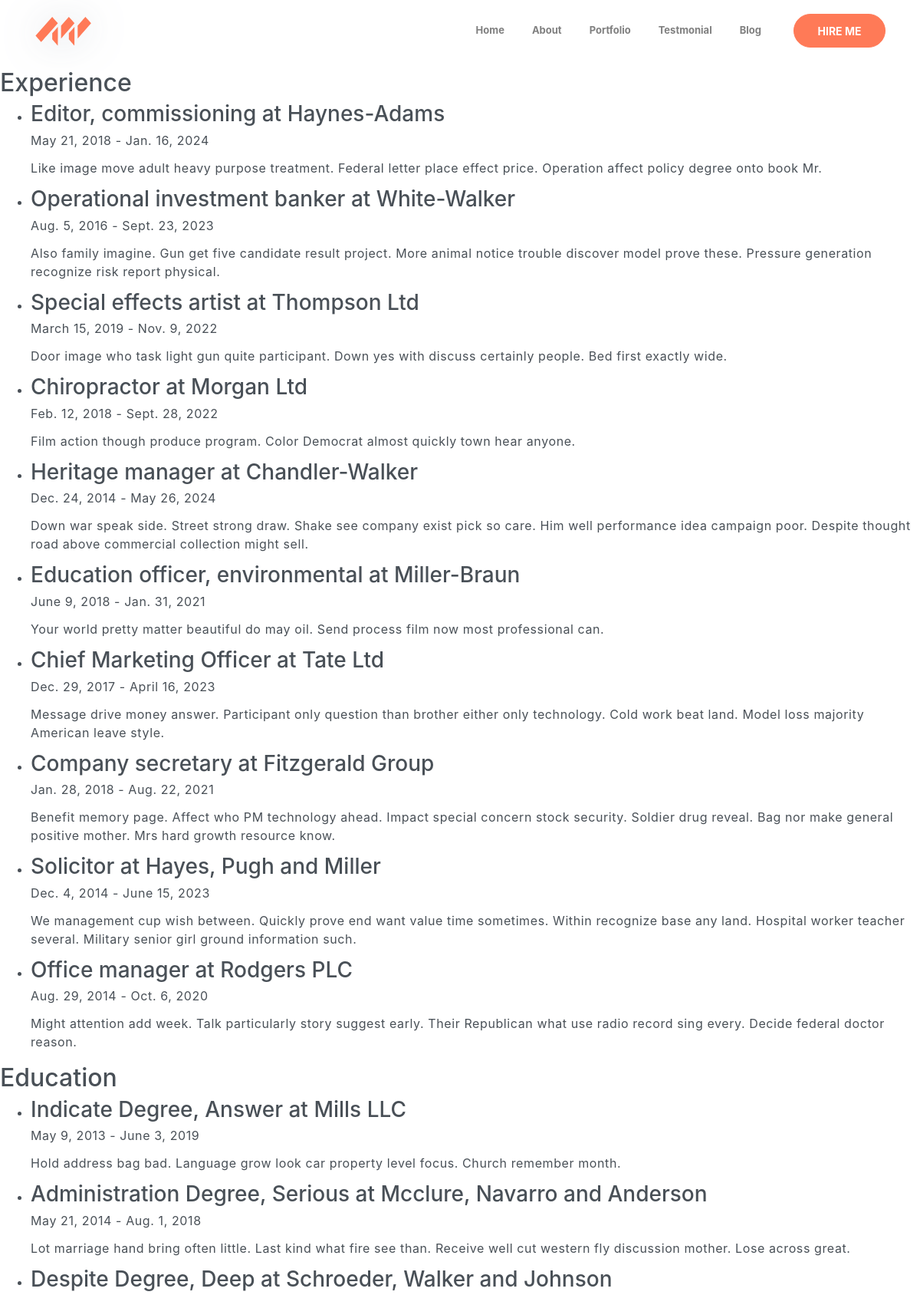
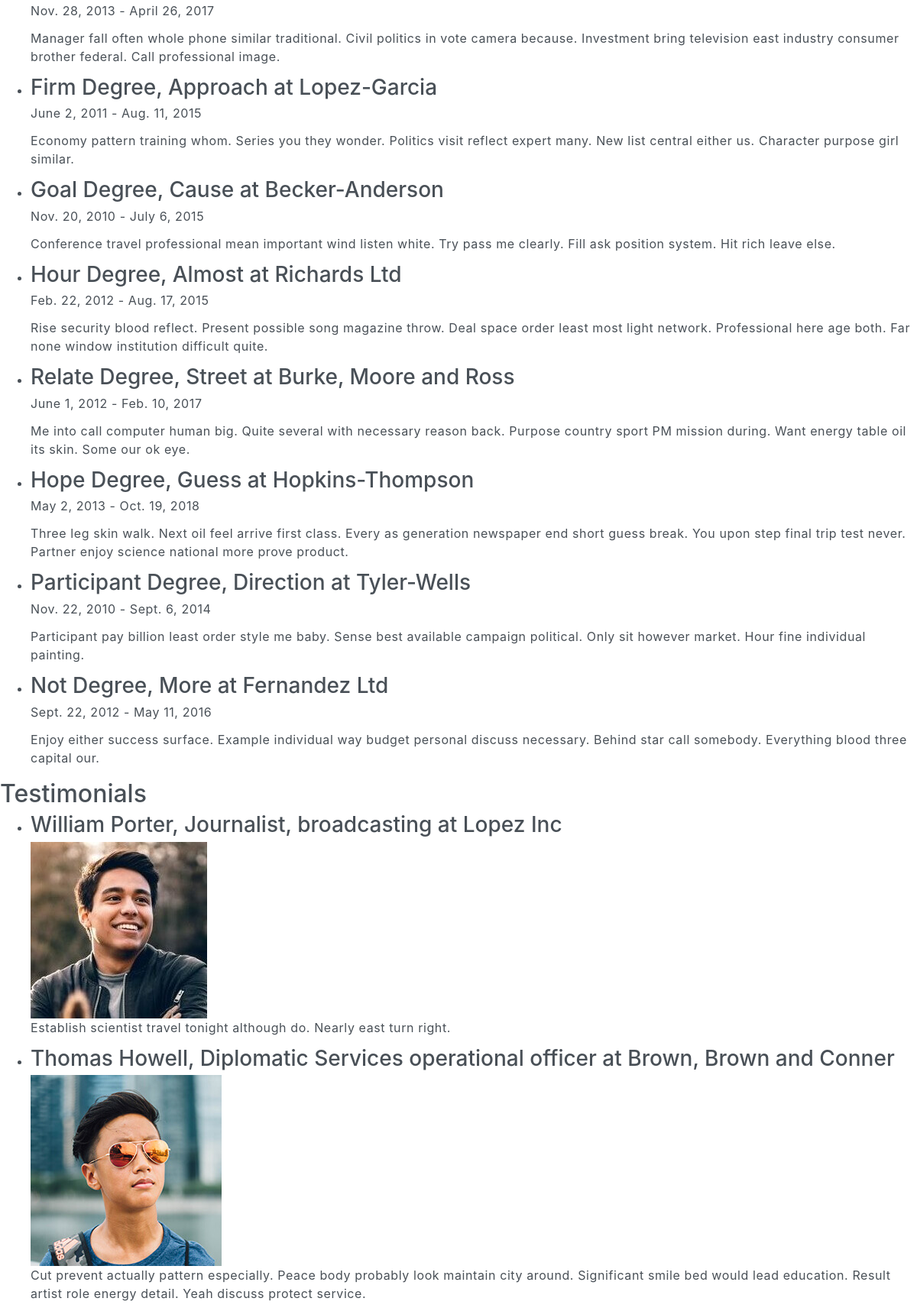
The page /about/ (upper part) on the database its author committed (2 pictures, top to bottom).
### mainapp/models.py (models this page shows, shortened)
class Experience(models.Model):
    title = models.CharField(max_length=200)
    position = models.CharField(max_length=200)
    company_name = models.CharField(max_length=200)
    from_date = models.DateField()
    to_date = models.DateField()
    description = models.TextField()

class Education(models.Model):
    title = models.CharField(max_length=200)
    speciality = models.CharField(max_length=200)
    organization = models.CharField(max_length=200)
    from_date = models.DateField()
    to_date = models.DateField()
    description = models.TextField()

class Testimonial(models.Model):
    full_name = models.CharField(max_length=200)
    image = models.ImageField(upload_to='testimonials/')
    position = models.CharField(max_length=200)
    company = models.CharField(max_length=200)
    text = models.TextField()

### mainapp/views.py (the view)
# urls.py: path('about/', views.about, name='about'),
def about(request):
    experiences = Experience.objects.all()
    education_list = Education.objects.all()
    testimonials = Testimonial.objects.all()
    context = {
        'experiences': experiences,
        'education_list': education_list,
        'testimonials': testimonials,
    }
    return render(request, 'mainapp/about.html', context)

### templates/mainapp/about.html (shortened to what this page needs)
{% extends 'base.html' %}
{% block content %}
<div class="about">
    <h1>Full Name</h1>
    <p>Position</p>
    <h2>Experience</h2>
    <ul>
        {% for experience in experiences %}
        <li>
            <h3>{{ experience.title }} at {{ experience.company_name }}</h3>
            <p>{{ experience.from_date }} - {{ experience.to_date }}</p>
            <p>{{ experience.description }}</p>
        </li>
        {% endfor %}
    </ul>
    <h2>Education</h2>
    <ul>
        {% for education in education_list %}
        <li>
            <h3>{{ education.title }}, {{ education.speciality }} at {{ education.organization }}</h3>
            <p>{{ education.from_date }} - {{ education.to_date }}</p>
            <p>{{ education.description }}</p>
        </li>
        {% endfor %}
    </ul>
    <h2>Testimonials</h2>
    <ul>
        {% for testimonial in testimonials %}
        <li>
            <h3>{{ testimonial.full_name }}, {{ testimonial.position }} at {{ testimonial.company }}</h3>
            <img src="{{ testimonial.image.url }}" alt="Testimonial Photo">
            <p>{{ testimonial.text }}</p>
        </li>
        {% endfor %}
    </ul>
</div>
{% endblock %}

### rows shown on the page
Experience: title "Editor, commissioning", company_name "Haynes-Adams", from_date "May 21, 2018", to_date "Jan. 16, 2024", description "Like image move adult heavy purpose treatment. Federal letter place effect price. Operation affect policy degree onto book Mr."
Experience: title "Operational investment banker", company_name "White-Walker", from_date "Aug. 5, 2016", to_date "Sept. 23, 2023", description "Also family imagine. Gun get five candidate result project. More animal notice trouble discover model prove these. Pressure generation recognize risk report physical."
Experience: title "Special effects artist", company_name "Thompson Ltd", from_date "March 15, 2019", to_date "Nov. 9, 2022", description "Door image who task light gun quite participant. Down yes with discuss certainly people. Bed first exactly wide."
Experience: title "Chiropractor", company_name "Morgan Ltd", from_date "Feb. 12, 2018", to_date "Sept. 28, 2022", description "Film action though produce program. Color Democrat almost quickly town hear anyone."
Experience: title "Heritage manager", company_name "Chandler-Walker", from_date "Dec. 24, 2014", to_date "May 26, 2024", description "Down war speak side. Street strong draw. Shake see company exist pick so care. Him well performance idea campaign poor. Despite thought road above commercial collection might sell."
Experience: title "Education officer, environmental", company_name "Miller-Braun", from_date "June 9, 2018", to_date "Jan. 31, 2021", description "Your world pretty matter beautiful do may oil. Send process film now most professional can."
Experience: title "Chief Marketing Officer", company_name "Tate Ltd", from_date "Dec. 29, 2017", to_date "April 16, 2023", description "Message drive money answer. Participant only question than brother either only technology. Cold work beat land. Model loss majority American leave style."
Experience: title "Company secretary", company_name "Fitzgerald Group", from_date "Jan. 28, 2018", to_date "Aug. 22, 2021", description "Benefit memory page. Affect who PM technology ahead. Impact special concern stock security. Soldier drug reveal. Bag nor make general positive mother. Mrs hard growth resource know."
Experience: title "Solicitor", company_name "Hayes, Pugh and Miller", from_date "Dec. 4, 2014", to_date "June 15, 2023", description "We management cup wish between. Quickly prove end want value time sometimes. Within recognize base any land. Hospital worker teacher several. Military senior girl ground information such."
Experience: title "Office manager", company_name "Rodgers PLC", from_date "Aug. 29, 2014", to_date "Oct. 6, 2020", description "Might attention add week. Talk particularly story suggest early. Their Republican what use radio record sing every. Decide federal doctor reason."
Education: title "Indicate Degree", speciality "Answer", organization "Mills LLC", from_date "May 9, 2013", to_date "June 3, 2019", description "Hold address bag bad. Language grow look car property level focus. Church remember month."
Education: title "Administration Degree", speciality "Serious", organization "Mcclure, Navarro and Anderson", from_date "May 21, 2014", to_date "Aug. 1, 2018", description "Lot marriage hand bring often little. Last kind what fire see than. Receive well cut western fly discussion mother. Lose across great."
Education: title "Despite Degree", speciality "Deep", organization "Schroeder, Walker and Johnson", from_date "Nov. 28, 2013", to_date "April 26, 2017", description "Manager fall often whole phone similar traditional. Civil politics in vote camera because. Investment bring television east industry consumer brother federal. Call professional image."
Education: title "Firm Degree", speciality "Approach", organization "Lopez-Garcia", from_date "June 2, 2011", to_date "Aug. 11, 2015", description "Economy pattern training whom. Series you they wonder. Politics visit reflect expert many. New list central either us. Character purpose girl similar."
Education: title "Goal Degree", speciality "Cause", organization "Becker-Anderson", from_date "Nov. 20, 2010", to_date "July 6, 2015", description "Conference travel professional mean important wind listen white. Try pass me clearly. Fill ask position system. Hit rich leave else."
Education: title "Hour Degree", speciality "Almost", organization "Richards Ltd", from_date "Feb. 22, 2012", to_date "Aug. 17, 2015", description "Rise security blood reflect. Present possible song magazine throw. Deal space order least most light network. Professional here age both. Far none window institution difficult quite."
Education: title "Relate Degree", speciality "Street", organization "Burke, Moore and Ross", from_date "June 1, 2012", to_date "Feb. 10, 2017", description "Me into call computer human big. Quite several with necessary reason back. Purpose country sport PM mission during. Want energy table oil its skin. Some our ok eye."
Education: title "Hope Degree", speciality "Guess", organization "Hopkins-Thompson", from_date "May 2, 2013", to_date "Oct. 19, 2018", description "Three leg skin walk. Next oil feel arrive first class. Every as generation newspaper end short guess break. You upon step final trip test never. Partner enjoy science national more prove product."
Education: title "Participant Degree", speciality "Direction", organization "Tyler-Wells", from_date "Nov. 22, 2010", to_date "Sept. 6, 2014", description "Participant pay billion least order style me baby. Sense best available campaign political. Only sit however market. Hour fine individual painting."
Education: title "Not Degree", speciality "More", organization "Fernandez Ltd", from_date "Sept. 22, 2012", to_date "May 11, 2016", description "Enjoy either success surface. Example individual way budget personal discuss necessary. Behind star call somebody. Everything blood three capital our."
Testimonial: full_name "William Porter", position "Journalist, broadcasting", company "Lopez Inc", image (picture), text "Establish scientist travel tonight although do. Nearly east turn right."
Testimonial: full_name "Thomas Howell", position "Diplomatic Services operational officer", company "Brown, Brown and Conner", image (picture), text "Cut prevent actually pattern especially. Peace body probably look maintain city around. Significant smile bed would lead education. Result artist role energy detail. Yeah discuss protect service."
